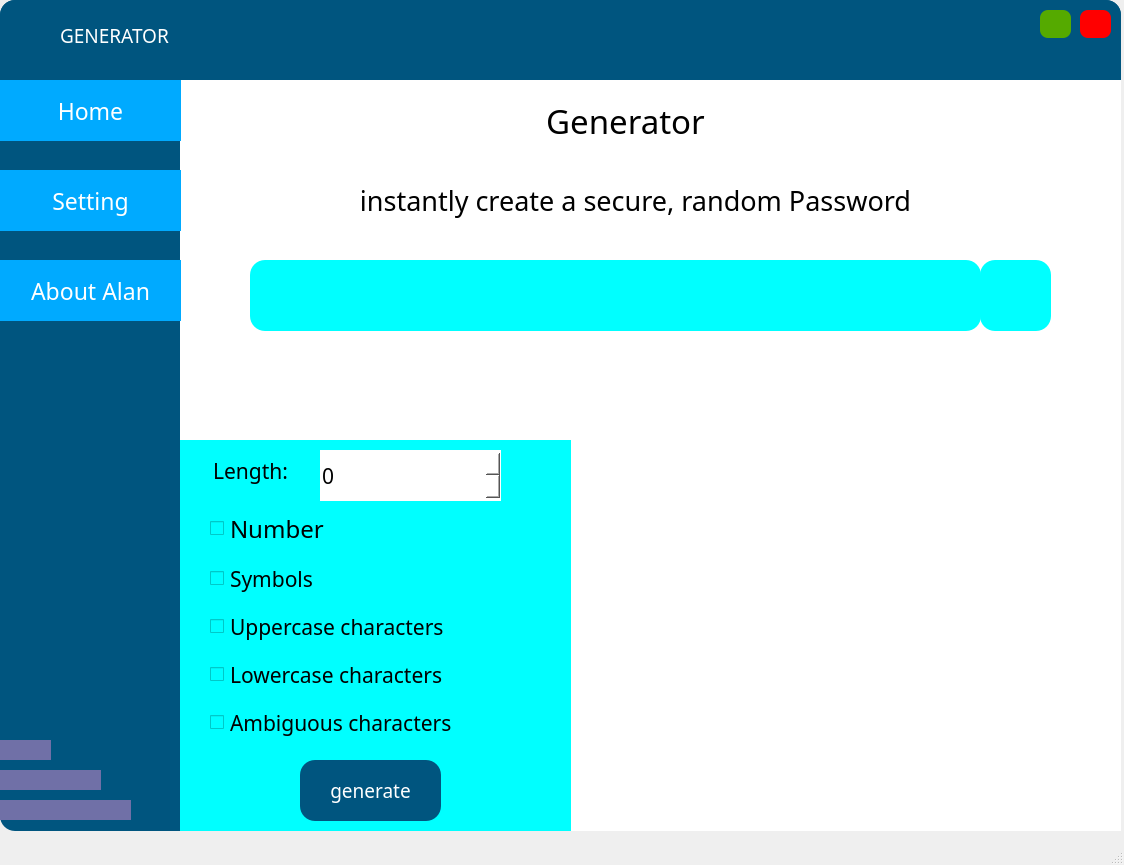
<?xml version="1.0" encoding="UTF-8"?>
<ui version="4.0">
 <class>generator</class>
 <widget class="QMainWindow" name="generator">
  <property name="geometry">
   <rect>
    <x>0</x>
    <y>0</y>
    <width>1124</width>
    <height>865</height>
   </rect>
  </property>
  <property name="font">
   <font>
    <family>MS UI Gothic</family>
   </font>
  </property>
  <property name="windowTitle">
   <string>MainWindow</string>
  </property>
  <widget class="QWidget" name="centralwidget">
   <widget class="QFrame" name="frame">
    <property name="geometry">
     <rect>
      <x>0</x>
      <y>0</y>
      <width>1121</width>
      <height>831</height>
     </rect>
    </property>
    <property name="styleSheet">
     <string notr="true">background-color: rgb(0, 85, 127);
border-radius:15px;</string>
    </property>
    <property name="frameShape">
     <enum>QFrame::StyledPanel</enum>
    </property>
    <property name="frameShadow">
     <enum>QFrame::Raised</enum>
    </property>
    <widget class="QFrame" name="frame_2">
     <property name="geometry">
      <rect>
       <x>180</x>
       <y>80</y>
       <width>941</width>
       <height>751</height>
      </rect>
     </property>
     <property name="styleSheet">
      <string notr="true">background-color: rgb(255, 255, 255);
border-radius:0px;</string>
     </property>
     <property name="frameShape">
      <enum>QFrame::StyledPanel</enum>
     </property>
     <property name="frameShadow">
      <enum>QFrame::Raised</enum>
     </property>
     <widget class="QLabel" name="label">
      <property name="geometry">
       <rect>
        <x>440</x>
        <y>340</y>
        <width>441</width>
        <height>401</height>
       </rect>
      </property>
      <property name="text">
       <string/>
      </property>
      <property name="pixmap">
       <pixmap>../Pictures/Two factor authentication-amico.svg</pixmap>
      </property>
      <property name="scaledContents">
       <bool>true</bool>
      </property>
     </widget>
     <widget class="QFrame" name="frame_3">
      <property name="geometry">
       <rect>
        <x>0</x>
        <y>360</y>
        <width>391</width>
        <height>391</height>
       </rect>
      </property>
      <property name="styleSheet">
       <string notr="true">background-color: rgb(0, 255, 255);
</string>
      </property>
      <property name="frameShape">
       <enum>QFrame::StyledPanel</enum>
      </property>
      <property name="frameShadow">
       <enum>QFrame::Raised</enum>
      </property>
      <widget class="QWidget" name="verticalLayoutWidget">
       <property name="geometry">
        <rect>
         <x>30</x>
         <y>60</y>
         <width>321</width>
         <height>254</height>
        </rect>
       </property>
       <layout class="QVBoxLayout" name="verticalLayout">
        <item>
         <widget class="QCheckBox" name="checkBox_3">
          <property name="font">
           <font>
            <family>Raleway SemiBold</family>
            <pointsize>18</pointsize>
           </font>
          </property>
          <property name="toolTip">
           <string>Numbers=(0, 1, 2, 3, 4, 5, 6, 7, 8, 9)</string>
          </property>
          <property name="text">
           <string>Number</string>
          </property>
         </widget>
        </item>
        <item>
         <widget class="QCheckBox" name="checkBox_4">
          <property name="font">
           <font>
            <family>Raleway SemiBold</family>
            <pointsize>16</pointsize>
           </font>
          </property>
          <property name="toolTip">
           <string>Symbols=(!@#$%^&amp;*?)</string>
          </property>
          <property name="text">
           <string>Symbols</string>
          </property>
         </widget>
        </item>
        <item>
         <widget class="QCheckBox" name="checkBox">
          <property name="font">
           <font>
            <family>Raleway SemiBold</family>
            <pointsize>16</pointsize>
           </font>
          </property>
          <property name="toolTip">
           <string>Uppercase characters=(ABCDEFGH...)</string>
          </property>
          <property name="text">
           <string>Uppercase characters</string>
          </property>
          <property name="iconSize">
           <size>
            <width>30</width>
            <height>30</height>
           </size>
          </property>
          <property name="autoRepeatDelay">
           <number>300</number>
          </property>
          <property name="tristate">
           <bool>false</bool>
          </property>
         </widget>
        </item>
        <item>
         <widget class="QCheckBox" name="checkBox_2">
          <property name="font">
           <font>
            <family>Raleway SemiBold</family>
            <pointsize>16</pointsize>
           </font>
          </property>
          <property name="toolTip">
           <string>Lowercase characters=(abcdefgh...)</string>
          </property>
          <property name="text">
           <string>Lowercase characters</string>
          </property>
         </widget>
        </item>
        <item>
         <widget class="QCheckBox" name="checkBox_5">
          <property name="font">
           <font>
            <family>Raleway SemiBold</family>
            <pointsize>16</pointsize>
           </font>
          </property>
          <property name="toolTip">
           <string>Ambiguous characters=( [] () / &quot; : )</string>
          </property>
          <property name="text">
           <string>Ambiguous characters</string>
          </property>
         </widget>
        </item>
       </layout>
      </widget>
      <widget class="QLabel" name="label_3">
       <property name="geometry">
        <rect>
         <x>20</x>
         <y>10</y>
         <width>101</width>
         <height>41</height>
        </rect>
       </property>
       <property name="font">
        <font>
         <family>Raleway SemiBold</family>
         <pointsize>16</pointsize>
        </font>
       </property>
       <property name="text">
        <string>Length:</string>
       </property>
       <property name="alignment">
        <set>Qt::AlignCenter</set>
       </property>
      </widget>
      <widget class="QSpinBox" name="spinBox">
       <property name="geometry">
        <rect>
         <x>140</x>
         <y>10</y>
         <width>181</width>
         <height>51</height>
        </rect>
       </property>
       <property name="font">
        <font>
         <family>Segoe UI Semibold</family>
         <pointsize>16</pointsize>
        </font>
       </property>
       <property name="styleSheet">
        <string notr="true">background-color: rgb(255, 255, 255);
border-radius:0;</string>
       </property>
      </widget>
      <widget class="QPushButton" name="pushButton">
       <property name="geometry">
        <rect>
         <x>120</x>
         <y>320</y>
         <width>141</width>
         <height>61</height>
        </rect>
       </property>
       <property name="font">
        <font>
         <family>Raleway</family>
         <pointsize>14</pointsize>
        </font>
       </property>
       <property name="cursor">
        <cursorShape>PointingHandCursor</cursorShape>
       </property>
       <property name="styleSheet">
        <string notr="true">color: rgb(255, 255, 255);
background-color: rgb(0, 85, 127);
border-radius:15px;</string>
       </property>
       <property name="text">
        <string>generate</string>
       </property>
      </widget>
     </widget>
     <widget class="QLabel" name="label_2">
      <property name="geometry">
       <rect>
        <x>100</x>
        <y>90</y>
        <width>711</width>
        <height>61</height>
       </rect>
      </property>
      <property name="sizePolicy">
       <sizepolicy hsizetype="Fixed" vsizetype="Preferred">
        <horstretch>0</horstretch>
        <verstretch>0</verstretch>
       </sizepolicy>
      </property>
      <property name="font">
       <font>
        <family>Raleway</family>
        <pointsize>20</pointsize>
       </font>
      </property>
      <property name="styleSheet">
       <string notr="true">color: rgb(0, 0, 0);</string>
      </property>
      <property name="text">
       <string>instantly create a secure, random Password</string>
      </property>
      <property name="alignment">
       <set>Qt::AlignCenter</set>
      </property>
     </widget>
     <widget class="QPushButton" name="copy">
      <property name="geometry">
       <rect>
        <x>800</x>
        <y>180</y>
        <width>71</width>
        <height>71</height>
       </rect>
      </property>
      <property name="font">
       <font>
        <family>Segoe UI Semibold</family>
       </font>
      </property>
      <property name="cursor">
       <cursorShape>PointingHandCursor</cursorShape>
      </property>
      <property name="toolTip">
       <string>copy</string>
      </property>
      <property name="styleSheet">
       <string notr="true">background-color: rgb(0, 255, 255);
border-radius:15px;</string>
      </property>
      <property name="text">
       <string/>
      </property>
      <property name="icon">
       <iconset>
        <normaloff>../Pictures/icons8-copy-96.png</normaloff>../Pictures/icons8-copy-96.png</iconset>
      </property>
      <property name="iconSize">
       <size>
        <width>50</width>
        <height>50</height>
       </size>
      </property>
     </widget>
     <widget class="QLabel" name="label_4">
      <property name="geometry">
       <rect>
        <x>320</x>
        <y>10</y>
        <width>251</width>
        <height>61</height>
       </rect>
      </property>
      <property name="font">
       <font>
        <family>Raleway SemiBold</family>
        <pointsize>25</pointsize>
       </font>
      </property>
      <property name="text">
       <string>Generator</string>
      </property>
      <property name="alignment">
       <set>Qt::AlignCenter</set>
      </property>
     </widget>
     <widget class="QLabel" name="label_6">
      <property name="geometry">
       <rect>
        <x>70</x>
        <y>180</y>
        <width>731</width>
        <height>71</height>
       </rect>
      </property>
      <property name="font">
       <font>
        <family>Raleway SemiBold</family>
        <pointsize>15</pointsize>
       </font>
      </property>
      <property name="styleSheet">
       <string notr="true">background-color: rgb(0,255, 255);
border-radius:15px;</string>
      </property>
      <property name="text">
       <string/>
      </property>
     </widget>
    </widget>
    <widget class="QFrame" name="frame_4">
     <property name="geometry">
      <rect>
       <x>0</x>
       <y>0</y>
       <width>1121</width>
       <height>71</height>
      </rect>
     </property>
     <property name="styleSheet">
      <string notr="true">background-color: rgb(0, 85, 127);
border-radius:15px;</string>
     </property>
     <property name="frameShape">
      <enum>QFrame::StyledPanel</enum>
     </property>
     <property name="frameShadow">
      <enum>QFrame::Raised</enum>
     </property>
     <widget class="QPushButton" name="close">
      <property name="geometry">
       <rect>
        <x>1080</x>
        <y>10</y>
        <width>31</width>
        <height>28</height>
       </rect>
      </property>
      <property name="cursor">
       <cursorShape>PointingHandCursor</cursorShape>
      </property>
      <property name="toolTip">
       <string>close</string>
      </property>
      <property name="styleSheet">
       <string notr="true">background-color: rgb(255, 0, 0);
border-radius:8px;</string>
      </property>
      <property name="text">
       <string/>
      </property>
     </widget>
     <widget class="QPushButton" name="min">
      <property name="geometry">
       <rect>
        <x>1040</x>
        <y>10</y>
        <width>31</width>
        <height>28</height>
       </rect>
      </property>
      <property name="cursor">
       <cursorShape>PointingHandCursor</cursorShape>
      </property>
      <property name="toolTip">
       <string>minimize</string>
      </property>
      <property name="styleSheet">
       <string notr="true">background-color: rgb(85, 170, 0);
border-radius:8px;</string>
      </property>
      <property name="text">
       <string/>
      </property>
     </widget>
     <widget class="QLabel" name="label_7">
      <property name="geometry">
       <rect>
        <x>60</x>
        <y>20</y>
        <width>141</width>
        <height>31</height>
       </rect>
      </property>
      <property name="font">
       <font>
        <family>Raleway</family>
        <pointsize>14</pointsize>
       </font>
      </property>
      <property name="styleSheet">
       <string notr="true">color: rgb(255, 255, 255);</string>
      </property>
      <property name="text">
       <string>GENERATOR</string>
      </property>
     </widget>
     <widget class="QLabel" name="label_8">
      <property name="geometry">
       <rect>
        <x>10</x>
        <y>10</y>
        <width>51</width>
        <height>51</height>
       </rect>
      </property>
      <property name="text">
       <string/>
      </property>
      <property name="pixmap">
       <pixmap>../Pictures/icons8-generator-68.png</pixmap>
      </property>
      <property name="scaledContents">
       <bool>true</bool>
      </property>
     </widget>
    </widget>
    <widget class="QPushButton" name="pushButton_2">
     <property name="geometry">
      <rect>
       <x>0</x>
       <y>260</y>
       <width>181</width>
       <height>61</height>
      </rect>
     </property>
     <property name="font">
      <font>
       <family>Raleway</family>
       <pointsize>17</pointsize>
      </font>
     </property>
     <property name="cursor">
      <cursorShape>PointingHandCursor</cursorShape>
     </property>
     <property name="toolTip">
      <string/>
     </property>
     <property name="styleSheet">
      <string notr="true">background-color: rgb(0, 170, 255);
color: rgb(255, 255, 255);
border-radius:0;</string>
     </property>
     <property name="text">
      <string>About Alan</string>
     </property>
     <property name="iconSize">
      <size>
       <width>50</width>
       <height>50</height>
      </size>
     </property>
    </widget>
    <widget class="QPushButton" name="pushButton_4">
     <property name="geometry">
      <rect>
       <x>0</x>
       <y>80</y>
       <width>181</width>
       <height>61</height>
      </rect>
     </property>
     <property name="font">
      <font>
       <family>Raleway</family>
       <pointsize>17</pointsize>
      </font>
     </property>
     <property name="cursor">
      <cursorShape>PointingHandCursor</cursorShape>
     </property>
     <property name="toolTip">
      <string/>
     </property>
     <property name="styleSheet">
      <string notr="true">background-color: rgb(0, 170, 255);
color: rgb(255, 255, 255);
border-radius:0;</string>
     </property>
     <property name="text">
      <string>Home</string>
     </property>
     <property name="iconSize">
      <size>
       <width>50</width>
       <height>50</height>
      </size>
     </property>
    </widget>
    <widget class="QPushButton" name="pushButton_3">
     <property name="geometry">
      <rect>
       <x>0</x>
       <y>170</y>
       <width>181</width>
       <height>61</height>
      </rect>
     </property>
     <property name="font">
      <font>
       <family>Raleway</family>
       <pointsize>17</pointsize>
      </font>
     </property>
     <property name="cursor">
      <cursorShape>PointingHandCursor</cursorShape>
     </property>
     <property name="toolTip">
      <string/>
     </property>
     <property name="styleSheet">
      <string notr="true">background-color: rgb(0, 170, 255);
color: rgb(255, 255, 255);
border-radius:0;</string>
     </property>
     <property name="text">
      <string>Setting</string>
     </property>
     <property name="icon">
      <iconset>
       <normaloff>../Downloads/icons8-setting-60.png</normaloff>../Downloads/icons8-setting-60.png</iconset>
     </property>
     <property name="iconSize">
      <size>
       <width>50</width>
       <height>50</height>
      </size>
     </property>
    </widget>
    <widget class="QLabel" name="label_5">
     <property name="geometry">
      <rect>
       <x>0</x>
       <y>800</y>
       <width>131</width>
       <height>20</height>
      </rect>
     </property>
     <property name="styleSheet">
      <string notr="true">background-color: rgb(112, 112, 167)</string>
     </property>
     <property name="text">
      <string/>
     </property>
    </widget>
    <widget class="QLabel" name="label_9">
     <property name="geometry">
      <rect>
       <x>0</x>
       <y>770</y>
       <width>101</width>
       <height>20</height>
      </rect>
     </property>
     <property name="styleSheet">
      <string notr="true">background-color: rgb(112, 112, 167)</string>
     </property>
     <property name="text">
      <string/>
     </property>
    </widget>
    <widget class="QLabel" name="label_10">
     <property name="geometry">
      <rect>
       <x>0</x>
       <y>740</y>
       <width>51</width>
       <height>20</height>
      </rect>
     </property>
     <property name="styleSheet">
      <string notr="true">background-color: rgb(112, 112, 167)</string>
     </property>
     <property name="text">
      <string/>
     </property>
    </widget>
   </widget>
  </widget>
  <widget class="QStatusBar" name="statusbar"/>
 </widget>
 <resources/>
 <connections>
  <connection>
   <sender>min</sender>
   <signal>clicked()</signal>
   <receiver>generator</receiver>
   <slot>showMinimized()</slot>
   <hints>
    <hint type="sourcelabel">
     <x>1054</x>
     <y>22</y>
    </hint>
    <hint type="destinationlabel">
     <x>561</x>
     <y>432</y>
    </hint>
   </hints>
  </connection>
  <connection>
   <sender>close</sender>
   <signal>clicked()</signal>
   <receiver>generator</receiver>
   <slot>close()</slot>
   <hints>
    <hint type="sourcelabel">
     <x>1094</x>
     <y>22</y>
    </hint>
    <hint type="destinationlabel">
     <x>561</x>
     <y>432</y>
    </hint>
   </hints>
  </connection>
 </connections>
</ui>
